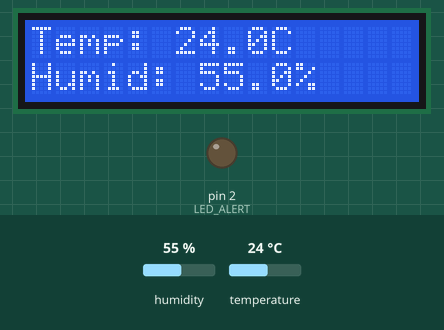
Bench run of a sketch on a simulated Arduino Uno, built with avr-gcc and run on an emulated ATmega328P. On the bench: 16×2 character LCD, output pins drawn as LEDs (lit = HIGH). The inputs (shaded band) are chosen by the test bench; at power-on: temperature 24 °C, humidity 55 %. What the sketch prints to the serial monitor is not drawn.

Above: at 3.2 s.
3.3 s: temperature set to 34.7 °C
At 4.6 s:
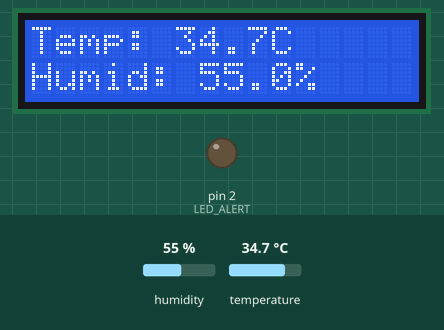
6.0 s: temperature set to 35.7 °C
At 7.5 s:
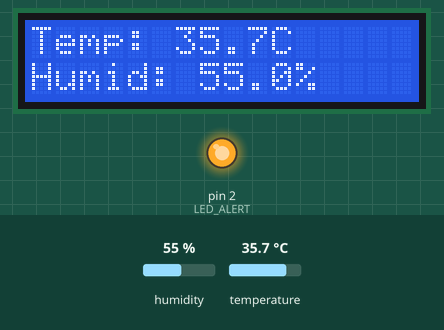
8.7 s: humidity set to 22 %
At 10.8 s:
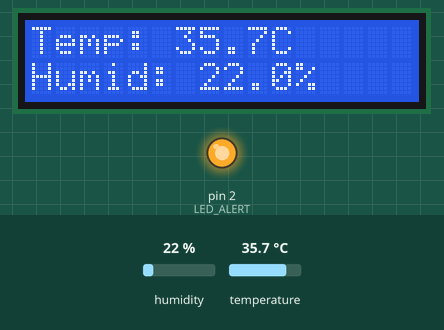
11.7 s: humidity set to 40 %
At 13.7 s:
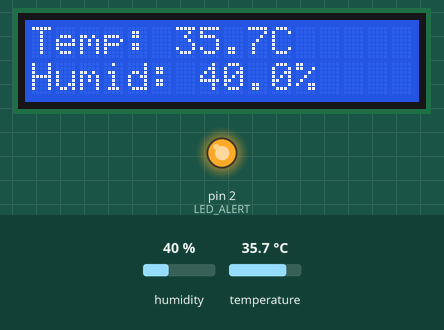
Timing chart, 0 to 15.2 s (numbered marks = the images above; inputs shaded):
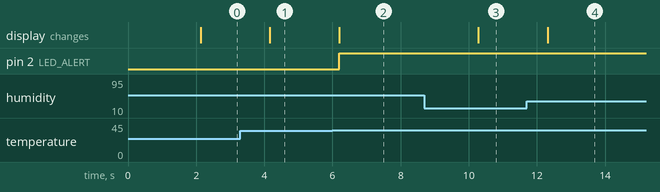

The sketch:

sketch.ino
```cpp
#include <Wire.h>
#include <LiquidCrystal_I2C.h>
#include "DHT.h"

// Pin Assignments
#define DHTPIN 15          // DHT22 Data Pin connected to GPIO 15
#define DHTTYPE DHT22      // Sensor Type
#define LED_ALERT 2        // Alert LED connected to GPIO 2

// Object Declarations
DHT dht(DHTPIN, DHTTYPE);
LiquidCrystal_I2C lcd(0x27, 16, 2); // 16x2 LCD at I2C address 0x27

const float TEMP_THRESHOLD = 35.0; // Temperature threshold in Celsius

void setup() {
  Serial.begin(115200);
  pinMode(LED_ALERT, OUTPUT);

  dht.begin();
  lcd.init();
  lcd.backlight();

  // Startup Screen
  lcd.setCursor(0, 0);
  lcd.print("System Status:");
  lcd.setCursor(0, 1);
  lcd.print("Initializing...");
  delay(2000);
  lcd.clear();
}

void loop() {
  float humidity = dht.readHumidity();
  float tempC = dht.readTemperature();

  // Read verification
  if (isnan(humidity) || isnan(tempC)) {
    Serial.println("Error reading DHT22 sensor!");
    lcd.setCursor(0, 0);
    lcd.print("Sensor Error!   ");
    return;
  }

  // Display Telemetry on LCD Screen
  lcd.setCursor(0, 0);
  lcd.print("Temp: " + String(tempC, 1) + "C   ");
  lcd.setCursor(0, 1);
  lcd.print("Humid: " + String(humidity, 1) + "%   ");

  // Output Telemetry to Serial Monitor
  Serial.print("Telemetry -> Temp: ");
  Serial.print(tempC);
  Serial.print(" C | Humidity: ");
  Serial.print(humidity);
  Serial.println(" %");

  // Temperature Threshold Safety Alarm Logic
  if (tempC > TEMP_THRESHOLD) {
    digitalWrite(LED_ALERT, HIGH);
    Serial.println("[ALERT] High Temperature Threshold Exceeded!");
  } else {
    digitalWrite(LED_ALERT, LOW);
  }

  delay(2000); // 2 second measurement delay
}
```

Measured:
- the behaviour switches between 35 and 35.1 °C on temperature (found by bisection; images 1 and 2)
- after the input at 3.3 s, the display: changes after 0.87 s (image 1)
- after the input at 6.0 s, pin 2 (LED_ALERT): LOW → HIGH after 0.20 s; the display: changes after 0.20 s (image 2)
- after the input at 8.7 s, the display: changes after 1.6 s (image 3)
- after the input at 11.7 s, the display: changes after 0.61 s (image 4)
